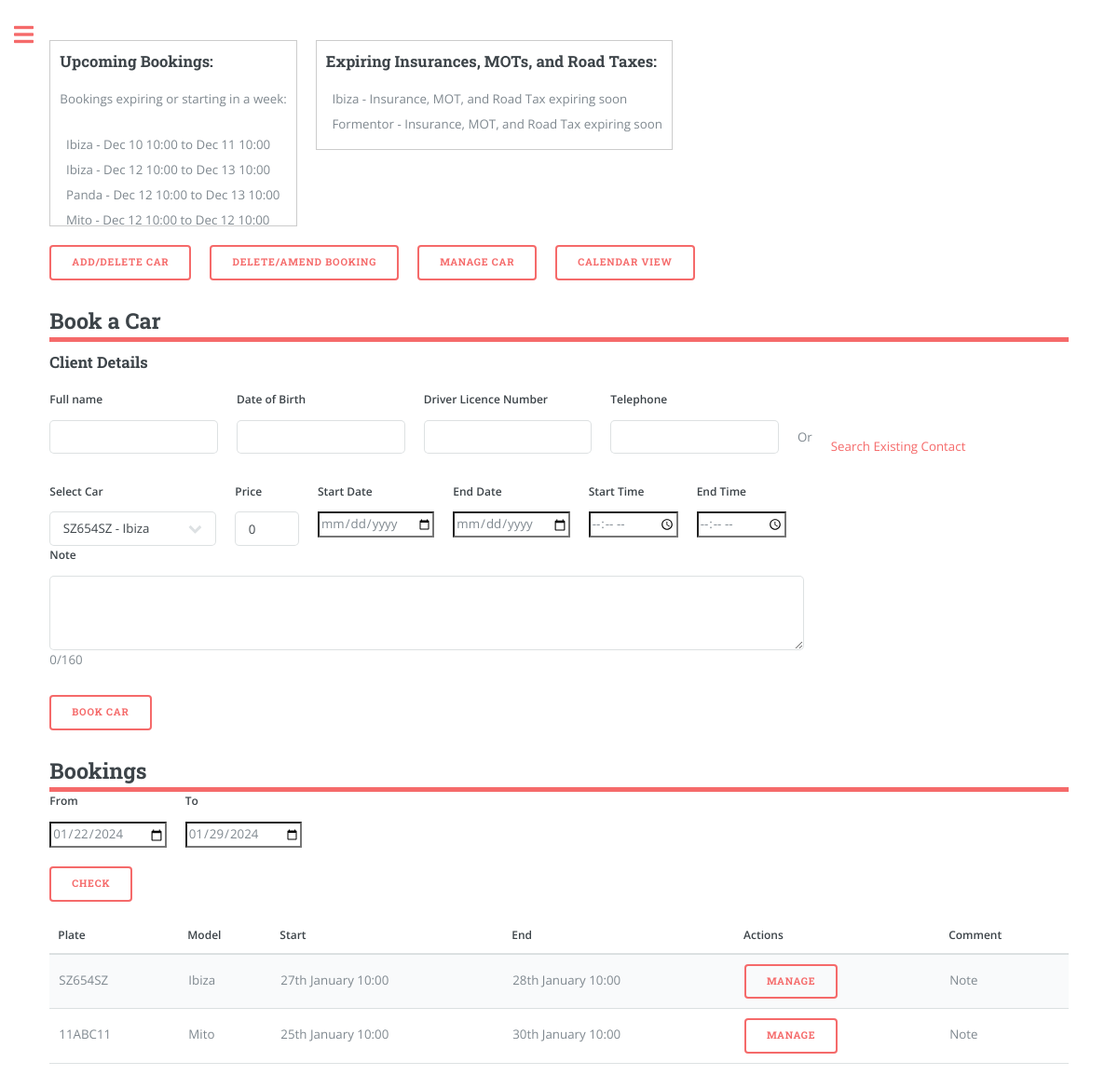
Before: /overview (signed in) with the older database file.
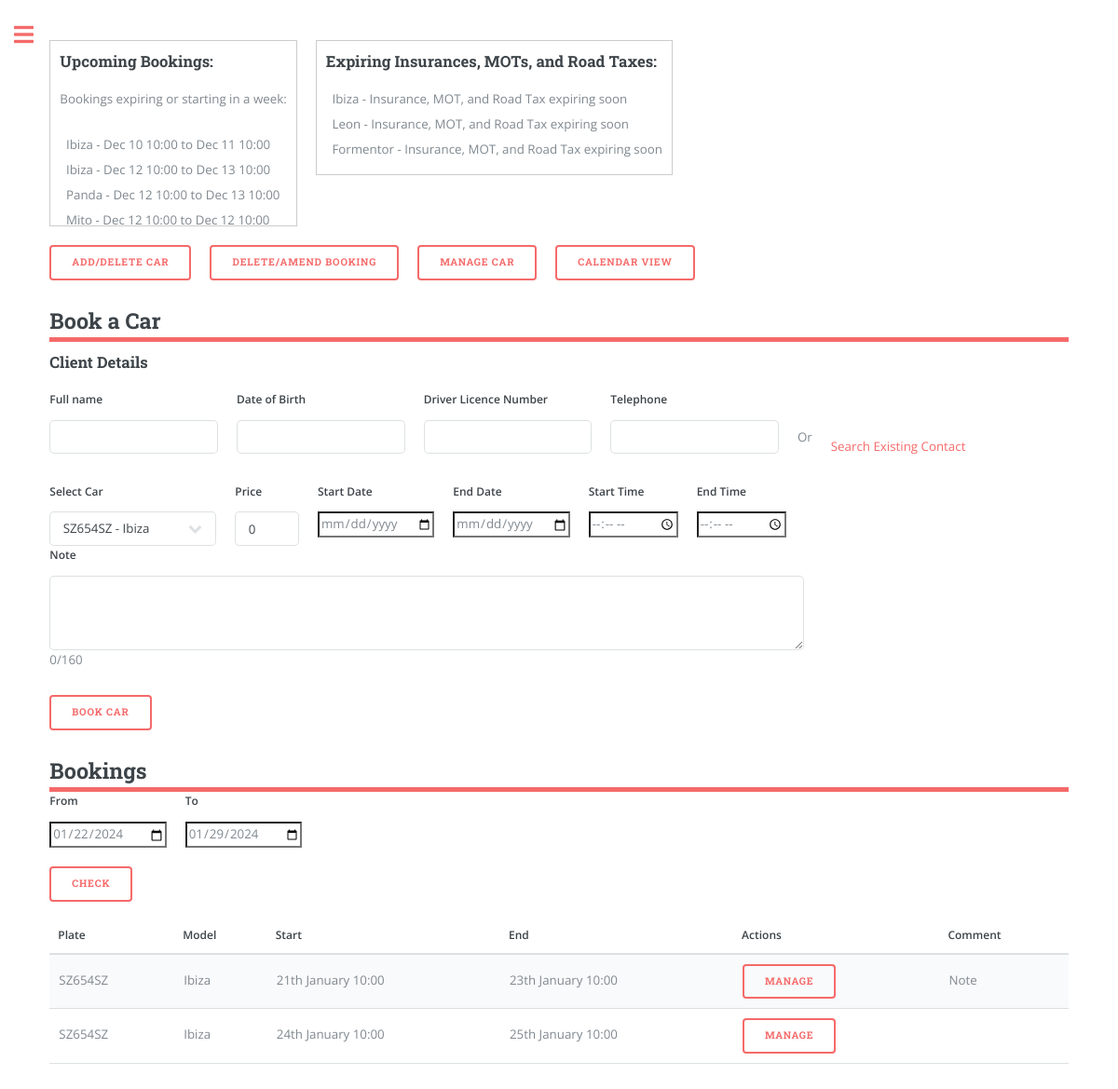
After: the same page with the newer database file.
### app/models.py (models this page shows, shortened)
class Booking(db.Model):
    id = db.Column(db.Integer, primary_key=True)
    start_datetime = db.Column(db.DateTime, nullable=False)
    end_datetime = db.Column(db.DateTime, nullable=False)
    car_plate = db.Column(db.String(8), db.ForeignKey('car.plate'), nullable=False)
    user_id = db.Column(db.Integer, db.ForeignKey('user.id'), nullable=False)
    note = db.Column(db.String(160))
    money = db.Column(db.Integer, default=0, index=True)
    car = db.relationship('Car', backref='bookings', lazy=True)
    contact_id = db.Column(db.Integer, db.ForeignKey('contacts.id', name='booking_contacts_id'), nullable=True)

class Car(db.Model):
    plate = db.Column(db.String(8), primary_key=True, index=True, unique=True)
    make = db.Column(db.String(15), index=True)
    model = db.Column(db.String(15), index=True)
    fuel = db.Column(db.String(8), index=True)
    year = db.Column(db.Integer, index=True)
    cc = db.Column(db.Integer, index=True)
    user_id = db.Column(db.Integer, db.ForeignKey('user.id'))
    days = db.Column(db.Integer, default=0, index=True)
    money = db.Column(db.Integer, default=0, index=True)
    car_cost = db.Column(db.Integer, default=0, index=True)
    insurance_cost = db.Column(db.Float, default=0, index=True)
    insurance_expiry_date = db.Column(db.DateTime)
    mot_cost = db.Column(db.Float, default=0, index=True)
    mot_expiry_date = db.Column(db.DateTime)
    road_tax_cost = db.Column(db.Float, default=0, index=True)
    road_tax_expiry_date = db.Column(db.DateTime)
    @classmethod
    def reset_parameters(cls):
        today = datetime.now()
        if today.month == 1 and today.day == 1:
            for car in Car.query.all():
                car.days = 0
                car.money = 0
            db.session.commit()

### app/routes.py (the view, shortened to what this page needs)
@app.route('/')
@app.route('/overview', methods=['GET', 'POST'])
@login_required
def overview(): # Booking
    Car.reset_parameters()
    contact_id = request.args.get('contact_id')
    contact = None
    if contact_id:
        contact = Contacts.query.filter_by(id=contact_id).first()
    user_cars = current_user.garage.all()
    user_contacts = current_user.contacts.all()
    from_date = request.form.get('from')
    to_date = request.form.get('to')
    if from_date == None:
        from_date = datetime.now().strftime('%Y-%m-%d')
        to_date = (datetime.now() + timedelta(days=7)).strftime('%Y-%m-%d')
        from_datetime = datetime.strptime(f'{from_date}', '%Y-%m-%d')
        to_datetime = datetime.strptime(f'{to_date}', '%Y-%m-%d')
    else:
        from_datetime = datetime.strptime(f'{from_date}', '%Y-%m-%d')
        to_datetime = datetime.strptime(f'{to_date}', '%Y-%m-%d')
        to_datetime += timedelta(days=1)
    user_bookings = Booking.query.filter(
                Booking.user_id == current_user.id,
                Booking.end_datetime >= from_datetime,
                Booking.start_datetime <= to_datetime,
                ).all()
    booked_car_plates = [booking.car_plate for booking in user_bookings]
    available_cars = [car for car in user_cars if car.plate not in booked_car_plates]
    three_months_ago = datetime.now() - timedelta(days=3 * 30)
    old_bookings = Booking.query.filter(
        (Booking.user_id == current_user.id) &
        (Booking.end_datetime < three_months_ago)
    ).all()
    for old_booking in old_bookings:
        Booking.remove_booking(old_booking.id)
    upcoming_bookings = Booking.query.filter(
        (Booking.user_id == current_user.id) &
        ((Booking.end_datetime <= (datetime.now() + timedelta(weeks=1))) | (Booking.start_datetime <= (datetime.now() + timedelta(weeks=1))))
    ).all()
    cars_expiring_soon = Car.query.filter(
        (Car.user_id == current_user.id) &
        ((Car.insurance_expiry_date <= (datetime.now() + timedelta(weeks=4))) |
        (Car.mot_expiry_date <= (datetime.now() + timedelta(weeks=4))) |
        (Car.road_tax_expiry_date <= (datetime.now() + timedelta(weeks=4))))
    ).all()
    return render_template('overview.html',
                            user_cars=user_cars,
                            available_cars=available_cars,
                            user_bookings=user_bookings,
                            from_datetime=from_datetime.strftime('%Y-%m-%d'),
                            to_datetime=to_datetime.strftime('%Y-%m-%d'),
                            user_contacts=user_contacts,
                            contact=contact,
                            user_name=current_user.username if current_user.is_authenticated else None,
                            upcoming_bookings=upcoming_bookings,
                            cars_expiring_soon=cars_expiring_soon)

### app/models.py (called while the page is built)
@login.user_loader
def load_user(id):
    return User.query.get(int(id))

### app/templates/overview.html (shortened to what the changed rows need)
{% extends "index.html" %}
{% block content %}
<link rel="stylesheet" href="{{ url_for('static', filename='css/main.css') }}">
<link rel="stylesheet" href="{{ url_for('static', filename='css/custom.css') }}">
<div class="row">
    <div class="col-md-6">
        <div class="notice-board" style="margin-top: -10px;">
            <ul class="notice-list">
                {% for booking in upcoming_bookings %}
                    <li>{{ booking.car.model }} - {{ booking.start_datetime.strftime("%b %d %H:%M") }} to {{ booking.end_datetime.strftime("%b %d %H:%M") }}</li>
                {% endfor %}
            </ul>
        </div>
    </div>
    <div class="col-md-6">
        <div class="notice-board" style="margin-top: -10px;">
            <ul class="notice-list">
                {% for car in cars_expiring_soon %}
                    <li>{{ car.model }} - Insurance, MOT, and Road Tax expiring soon</li>
                {% endfor %}
            </ul>
        </div>
    </div>
</div>
<header id="header" style="padding: 0;">
    <h2>Book a Car</h2>
</header>
<header id="header" style="padding: 0;">
<h2>Bookings</h2>
</header>
<form action="{{ url_for('bookings_manage') }}" method="POST">
    <table>
        <thead>
            <tr>
                <th>Plate</th>
                <th>Model</th>
                <th>Start</th>
                <th>End</th>
                <th>Actions</th>
                <th>Comment</th>
            </tr>
        </thead>
        <tbody>
            {% for booking in user_bookings %}
                <tr>
                    <td>{{ booking.car.plate }}</td>
                    <td>{{ booking.car.model }}</td>
                    <td>{{ booking.start_datetime.strftime("%dth %B %H:%M") }}</td>
                    <td>{{ booking.end_datetime.strftime("%dth %B %H:%M") }}</td>
                    <td>
                        <button type="submit" class="btn btn-danger" name="manage_booking" value="{{ booking.id }}">Manage</button>
                    </td>
                    <td>
                        {% if booking.note %}
                            <span class="note-tooltip">
                                Note
                            </span>
                        {% endif %}
                    </td>
                </tr>
            {% endfor %}
        </tbody>
    </table>
</form>
{% endblock %}

Changed rows visible on the page:
removed Booking: car.plate "SZ654SZ", car.model "Ibiza", start_datetime "27th January 10:00", end_datetime "28th January 10:00", {{ booking.id }} 7 (drawn), shown under "Bookings"
removed Booking: car.plate "11ABC11", car.model "Mito", start_datetime "25th January 10:00", end_datetime "30th January 10:00", {{ booking.id }} 10 (drawn), shown under "Bookings"
now on this page (row edited): Car: model "Leon"
added Booking: car.plate "SZ654SZ", car.model "Ibiza", start_datetime "21th January 10:00", end_datetime "23th January 10:00", {{ booking.id }} 18 (drawn), shown under "Bookings"
added Booking: car.plate "SZ654SZ", car.model "Ibiza", start_datetime "24th January 10:00", end_datetime "25th January 10:00", {{ booking.id }} 19 (drawn), shown under "Bookings"
